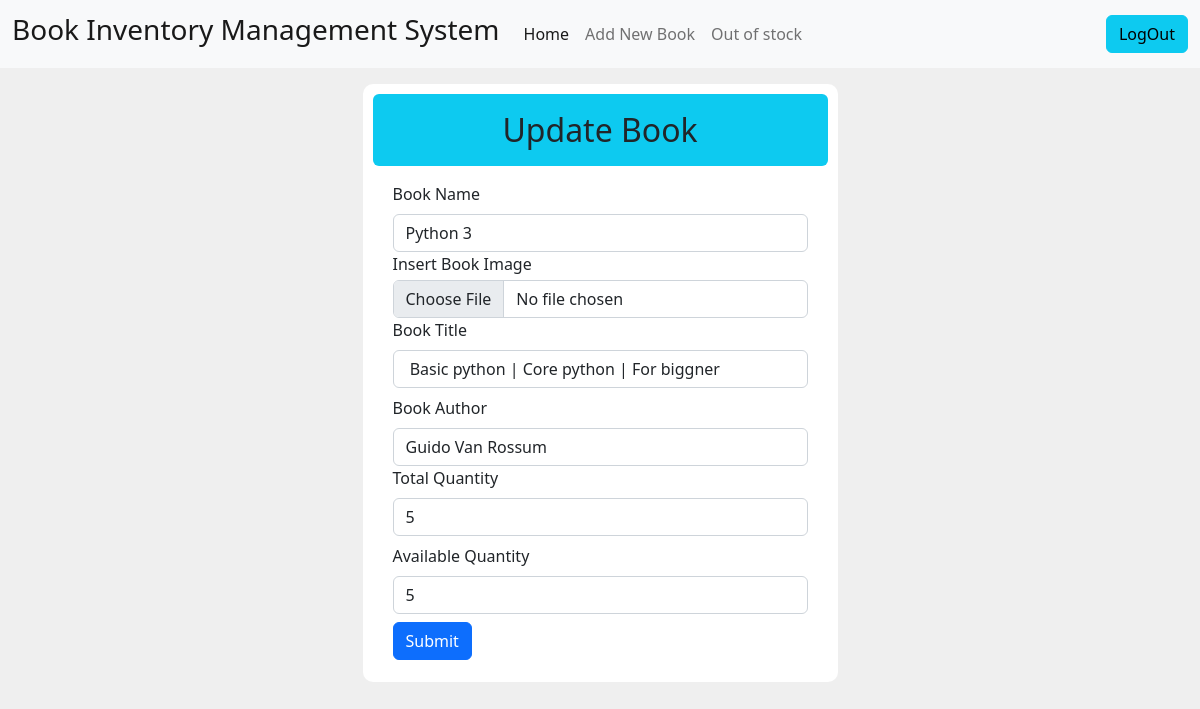
The page /update/1/ (signed in) on the database its author committed.
### account/models.py (models this page shows, shortened)
class Book(models.Model):
    book_name = models.CharField(max_length=100,blank=True,null=True)
    book_photo = models.ImageField(upload_to='image/',blank=True, null=True)
    book_title = models.CharField(max_length=300,blank=True,null=True)
    book_author = models.CharField(max_length=100,blank=False, null=False)
    publish_date = models.DateField(default=datetime.date.today())
    total_quantity = models.BigIntegerField()
    available_quantity = models.BigIntegerField(blank=True,null=True)

### account/views.py (the view, shortened to what this page needs)
# urls.py: path('update/<int:bid>/',update_book,name='update'),
def update_book(request,bid):
    if request.user.is_authenticated:
        data = Book.objects.get(id = bid)
        return render(request,'account/update.html',{'data':data})
    else:
        return HttpResponse("<h2>Book Update Only Authenticated User </h2>< a href='/store'>back to store</a>")

### account/templates/account/update.html (shortened to what this page needs)
{% extends 'account/base.html' %}
{% block body %}
<nav class="navbar navbar-expand-lg navbar-light bg-light">
    <div class="container-fluid">
      <a class="navbar-brand" href="#"><h3>Book Inventory Management System</h3></a>
      <div class="collapse navbar-collapse" id="navbarSupportedContent">
        <ul class="navbar-nav me-auto mb-2 mb-lg-0">
          <li class="nav-item">
            <a class="nav-link active" aria-current="page" href="{% url 'store'%}">Home</a>
          </li>
          <li class="nav-item">
            <a class="nav-link" href="{% url 'addbook' %}">Add New Book</a>
          </li>
          <li class="nav-item">
            <a class="nav-link" href="{% url 'outstock' %}">Out of stock</a>
          </li>
        </ul>
        <a class="nav-link" href="{% url 'logout'%}"><button class=" btn btn-info ms-5">LogOut</button></a>
      </div>
    </div>
  </nav>
<div class="container">
    <div class="row">
        <div class="col-sm-5 mx-auto mt-3" style="border: 1px; border-radius: 10px;background-color: white; padding: 10px;">
            <h2 class="text-center alert bg-info">Update Book</h2>
            <form action="" method="POST" style="margin-left:20px;margin-right:20px;margin-bottom:12px"
          enctype="multipart/form-data">
            <div class="form-group">
                <label class="form-label">Book Name</label>
                <input type="text" class="form-control" name="name" required value="{{data.book_name}}">
            </div>
            <div class="form-group mb-2">
                <label class="label-group mb-1">Insert Book Image </label>
                <input type="file" class="form-control" name="image" value="{{data.book_photo}}>
            </div>
            <div class="form-group">
                <label class="form-label">Book Title</label>
                <input type="text" class="form-control" name="title" required
                    value="{{data.book_title}}">
            </div>
            <div class="form-group">
                <label class="form-label">Book Author</label>
                <input type="text" class="form-control" name="author" required value="{{data.book_author}}">
            </div>
            <div class="form-group">
                <label class="form-label">Total Quantity</label>
                <input type="number" class="form-control mb-2" name="total" required value="{{data.total_quantity}}">
            </div>
            <div class="form-group">
                <label class="form-label">Available Quantity</label>
                <input type="number" class="form-control mb-2" name="avail" required value="{{data.available_quantity}}">
            </div>
            <input class="btn btn-primary" type="submit">
        </form>
        </div>
    </div>
</div>
  {% endblock  %}

### rows shown on the page
Book: name "Python 3", title "Basic python | Core python | For biggner", author "Guido Van Rossum", total "5", avail "5"
